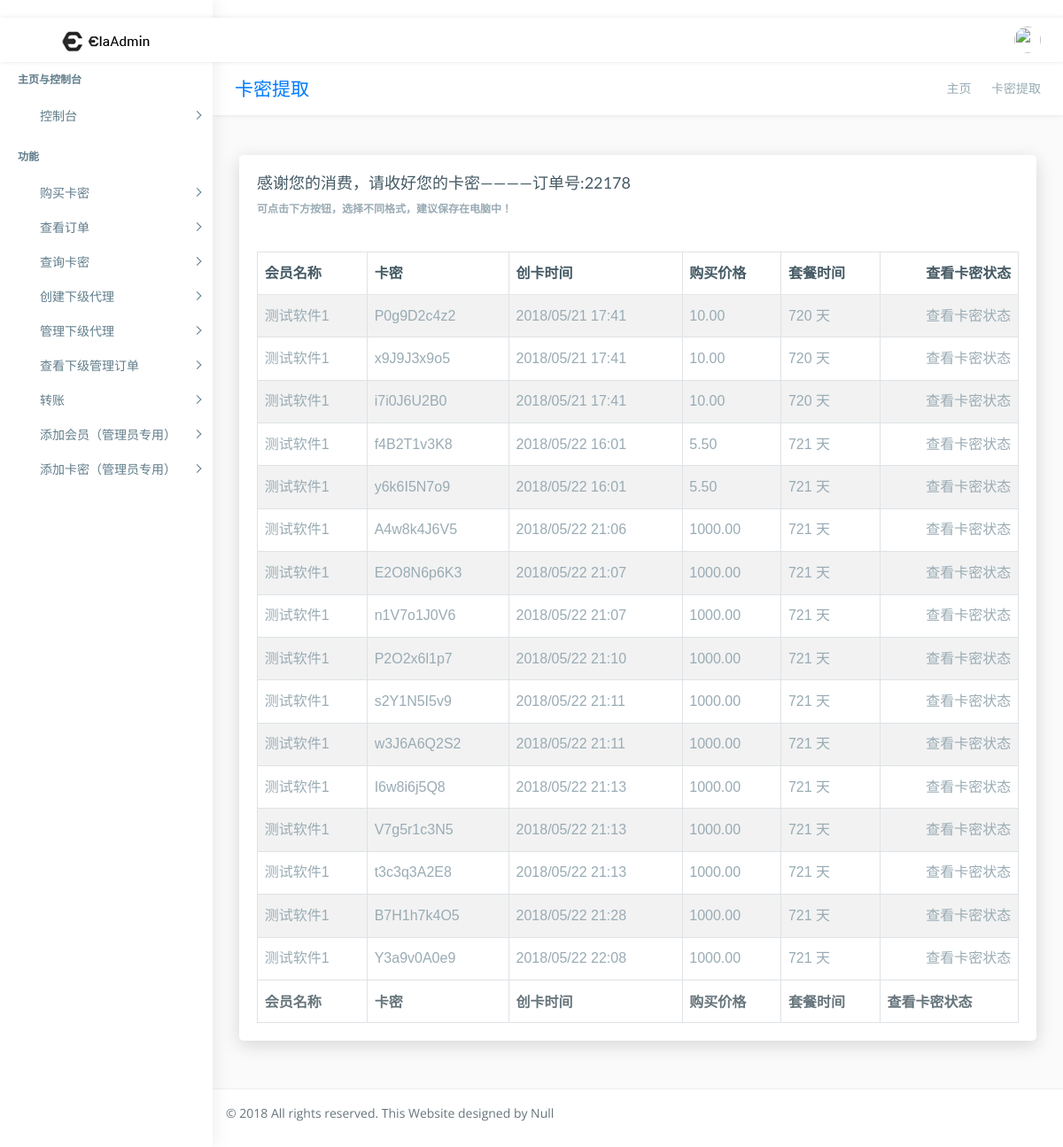
The page /shop/check_deal/22178/ (signed in) on the database its author committed.
### main_app/models.py (models this page shows, shortened)
class Deal_record(models.Model):
    time = models.DateTimeField(verbose_name="交易时间",auto_now_add=True)
    deal_code = models.CharField(verbose_name="交易编号",max_length=5)
    acount = models.ForeignKey(User,verbose_name="交易账户")
    money = models.DecimalField(max_digits=8,decimal_places=2,verbose_name="交易金额",default=0)
    symbol =models.BooleanField(default=True,verbose_name="正负符号") #如果为True，就是交易为入账，如果为负，账户出账
    notes = models.CharField(default="无",verbose_name="交易备注",max_length=30,blank=True)

class Time_code(models.Model): #卡密
    software = models.ForeignKey(Software, verbose_name="会员对象")
    time = models.PositiveIntegerField(verbose_name="时长")
    code = models.CharField(verbose_name="卡密",max_length=30,unique=True) #卡密
    cost = models.DecimalField(max_digits=8,decimal_places=2,verbose_name="价格",default=0) #价格
    proxy_man = models.ForeignKey(User,verbose_name="购卡代理",null=True)
    used = models.BooleanField(verbose_name="是否使用过",default=False)
    deal_object = models.ForeignKey(Deal_record,verbose_name="交易订单",null=True)
    begin_time = models.DateTimeField(verbose_name="存卡时间",default=timezone.now)

class Software(models.Model): #会员版本
    software_id = models.PositiveIntegerField(verbose_name="会员ID", unique=True)
    software_name = models.CharField(verbose_name="会员名称", max_length=30)
    software_version_number = models.CharField(verbose_name="会员版本号", max_length=30,default="V1.0")
    software_each_time = models.PositiveIntegerField(verbose_name="套餐时间（按天计算）",default=720)
    software_cost = models.DecimalField(max_digits=8,decimal_places=2,verbose_name="价格",default=0)
    software_try = models.BooleanField(verbose_name="试用（无需填写，默认即可）",default=False)
    software_try_hours = models.PositiveIntegerField(verbose_name="试用时长（无需填写，默认即可）",default=0)

### main_app/views/web/base_web.py (the view)
# urls.py: url(r'^shop/check_deal/(?P<deal_code>[0-9]+)/$',check_deal,name="check_deal"),
@login_required
def check_deal(request,deal_code):
        deal_record = Deal_record.objects.get(deal_code=deal_code)
        if deal_record.acount != request.user:
            return redirect("index")
        codes_list = Time_code.objects.filter(deal_object=deal_record)
        context = {"codes_list":codes_list,"deal_record":deal_record}
        return render(request,'table-datatable.html',context=context)

### templates/table-datatable.html (shortened to what this page needs)
{% extends "base.html" %}
{% load staticfiles %}
{% block wrapper %}
        <div class="page-wrapper">
            <div class="row page-titles">
                <div class="col-md-5 align-self-center">
                    <h3 class="text-primary">卡密提取</h3> </div>
                <div class="col-md-7 align-self-center">
                    <ol class="breadcrumb">
                        <li class="breadcrumb-item"><a href="{% url "index" %}">主页</a></li>
                        <li class="breadcrumb-item active">卡密提取</li>
                    </ol>
                </div>
            </div>
            <div class="container-fluid">
                <div class="row">
                    <div class="col-12">
                        <div class="card">
                            <div class="card-body">
                                <h4 class="card-title">感谢您的消费，请收好您的卡密————订单号:{{ deal_record.deal_code }}</h4>
                                <h6 class="card-subtitle"><strong>可点击下方按钮，选择不同格式，建议保存在电脑中！</strong></h6>
                                <div class="table-responsive m-t-40">
                                    <table id="example23" class="display nowrap table table-hover table-striped table-bordered" cellspacing="0" width="100%">
                                        <thead>
                                            <tr>
                                                <th>会员名称</th>
                                                <th>卡密</th>
                                                <th>创卡时间</th>
                                                <th>购买价格</th>
                                                <th>套餐时间</th>
                                                <th>查看卡密状态</th>
                                            </tr>
                                        </thead>
                                        <tfoot>
                                            <tr>
                                                <th>会员名称</th>
                                                <th>卡密</th>
                                                <th>创卡时间</th>
                                                <th>购买价格</th>
                                                <th>套餐时间</th>
                                                <th>查看卡密状态</th>
                                            </tr>
                                        </tfoot>
                                        <tbody>
                                        {% for i in codes_list %}
                                            <tr>
                                                <td>{{ i.software.software_name }}</td>
                                                <td>{{ i.code }}</td>
                                                <td>{{ i.begin_time|date:"Y/m/d H:i"}}</td>
                                                <td>{{ i.cost }}</td>
                                                <td>{{ i.time }} 天</td>
                                                <td><a href="{% url "check_my_code" i.code %}">查看卡密状态</a></td>
                                            </tr>
                                        {% endfor %}
                                        </tbody>
                                    </table>
                                </div>
                            </div>
                        </div>
                    </div>
                </div>
            </div>
{% endblock wrapper %}

### main_app/static/css/helper.css (style rules this page uses)
.m-t-40 { margin-top: 40px!important; }

### rows shown on the page
Deal_record: deal_code "22178"
Time_code: software.software_name "测试软件1", code "P0g9D2c4z2", begin_time "2018/05/21 17:41", cost "10.00", time "720"
Time_code: software.software_name "测试软件1", code "x9J9J3x9o5", begin_time "2018/05/21 17:41", cost "10.00", time "720"
Time_code: software.software_name "测试软件1", code "i7i0J6U2B0", begin_time "2018/05/21 17:41", cost "10.00", time "720"
Time_code: software.software_name "测试软件1", code "f4B2T1v3K8", begin_time "2018/05/22 16:01", cost "5.50", time "721"
Time_code: software.software_name "测试软件1", code "y6k6I5N7o9", begin_time "2018/05/22 16:01", cost "5.50", time "721"
Time_code: software.software_name "测试软件1", code "A4w8k4J6V5", begin_time "2018/05/22 21:06", cost "1000.00", time "721"
Time_code: software.software_name "测试软件1", code "E2O8N6p6K3", begin_time "2018/05/22 21:07", cost "1000.00", time "721"
Time_code: software.software_name "测试软件1", code "n1V7o1J0V6", begin_time "2018/05/22 21:07", cost "1000.00", time "721"
Time_code: software.software_name "测试软件1", code "P2O2x6l1p7", begin_time "2018/05/22 21:10", cost "1000.00", time "721"
Time_code: software.software_name "测试软件1", code "s2Y1N5I5v9", begin_time "2018/05/22 21:11", cost "1000.00", time "721"
Time_code: software.software_name "测试软件1", code "w3J6A6Q2S2", begin_time "2018/05/22 21:11", cost "1000.00", time "721"
Time_code: software.software_name "测试软件1", code "I6w8i6j5Q8", begin_time "2018/05/22 21:13", cost "1000.00", time "721"
Time_code: software.software_name "测试软件1", code "V7g5r1c3N5", begin_time "2018/05/22 21:13", cost "1000.00", time "721"
Time_code: software.software_name "测试软件1", code "t3c3q3A2E8", begin_time "2018/05/22 21:13", cost "1000.00", time "721"
Time_code: software.software_name "测试软件1", code "B7H1h7k4O5", begin_time "2018/05/22 21:28", cost "1000.00", time "721"
Time_code: software.software_name "测试软件1", code "Y3a9v0A0e9", begin_time "2018/05/22 22:08", cost "1000.00", time "721"
